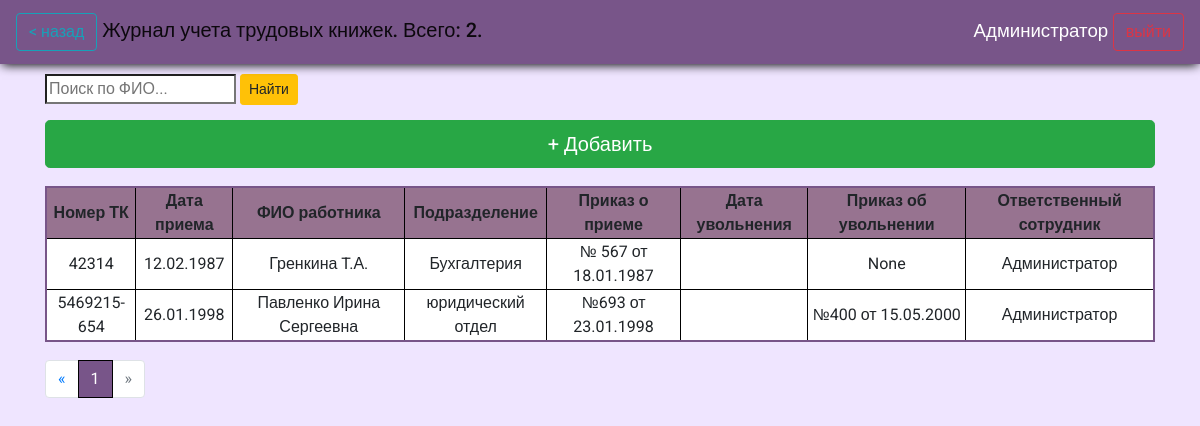
The page /journals/employment_history/ (signed in) on the database its author committed.
### reg_jounals/models.py (models this page shows)
class EmploymentHistory(models.Model):
    eh_number = models.CharField(max_length=256, help_text="Введите номер трудовой книжки", verbose_name="Номер\серия", db_index=True)
    eh_dateOfInv = models.DateField(help_text="Введите дату приема на работу", verbose_name="Дата приема на работу", db_index=True)
    eh_employer = models.CharField(max_length=256, help_text="Введите ФИО принимаемого сотрудника", verbose_name="ФИО принимаемого сотрудника", db_index=True)
    eh_pos = models.CharField(max_length=256, help_text="Введите должность", verbose_name="Должность", db_index=True)
    eh_dep = models.ForeignKey('Departments', on_delete=models.CASCADE, verbose_name="Подразделение ", default="79")
    eh_OrderInv = models.CharField(max_length=256, help_text="Введите номер приказа о приеме", verbose_name="Приказ о приеме на работу:", db_index=True)
    eh_OrderResign = models.CharField(null=True, blank=True, max_length=256, help_text="Введите номер приказа об увольнении", verbose_name="Приказ об увольнении:", db_index=True)
    eh_dateOfResign = models.DateField(null=True, blank=True, help_text="Введите дату увольнения", verbose_name="Дата увольнения", db_index=True)
    eh_res_officer = models.CharField(blank=True, editable=False,  max_length=256, help_text="Сотрудник, который внес документ в систему ", verbose_name='Ответственный сотрудник')

class Departments(models.Model):
    dep_name = models.CharField(max_length=256,  help_text="Введите название подразделения", verbose_name="Название подразделения", db_index=True)
    class Meta:
        ordering = ["dep_name"]
        verbose_name = 'Подразделение'
        verbose_name_plural = 'Подразделения'
    def __str__(self):
        doc_fullname = self.dep_name
        return doc_fullname

### reg_jounals/views.py (the view)
# urls.py: path('employment_history/', views.employment_history, name='employment_history'),
def employment_history(request):
    if request.user.is_authenticated:
        search_query = request.GET.get('eh_search','')
        if search_query:
            histories = EmploymentHistory.objects.filter(eh_employer__icontains=search_query)
            print(histories)
        else:
            histories = EmploymentHistory.objects.all()
        p_orders = Paginator(histories, page_count)
        page_number = request.GET.get('page', 1)
        page = p_orders.get_page(page_number)
        count = len(histories)
        return render(request, 'reg_jounals/employment_history.html', context={'histories':page, 'count':count})
    else:
        return render(request, 'reg_jounals/no_auth.html')

### reg_jounals/templates/reg_jounals/employment_history.html (shortened to what this page needs)
{%extends "reg_jounals/index.html" %}
{%block header%} <a class="btn btn-outline-info" href="../"> < назад</a> Журнал учета трудовых книжек. Всего: {{count}}.  {%endblock%}
{%block content%}
<form action="{% url 'employment_history' %}">
  <input type="search" name="eh_search" placeholder="Поиск по ФИО...">
  <button class="btn btn-sm btn-warning" type="submit" name="" value="Найти">Найти</button>
</form>
<a class="btn btn-success btn-lg m-bottom btn-add " href="{%url 'employment_history_add_url'%}"> + Добавить</a>
{% if histories %}
<table>
  <thead class="thead-dark">
  <tr class="tr-header">
    <th scope="col">Номер ТК</th>
    <th scope="col">Дата приема</th>
    <th scope="col">ФИО работника</th>
    <th scope="col">Подразделение</th>
    <th scope="col">Приказ о приеме</th>
    <th scope="col">Дата увольнения</th>
    <th scope="col">Приказ об увольнении</th>
    <th scope="col">Ответственный сотрудник</th>
  </tr>
  </thead>
  {%for history in histories %}
<tr onclick="return location.href = '{% url 'employment_history_upd_url' id=history.id%}' ">
    <td>{{history.eh_number}}</td>
    <td>{{history.eh_dateOfInv|date:"d.m.Y"}}</td>
    <td>{{history.eh_employer}}</td>
    <td>{{history.eh_dep}}</td>
    <td>{{history.eh_OrderInv}}</td>
    <td>{{history.eh_dateOfResign|date:"d.m.Y"}}</td>
    <td>{{history.eh_OrderResign}}</td>
    <td>{{history.eh_res_officer}}</td>
</tr>
  {%endfor%}
</table>
<nav  class="paginator" aria-label="Page navigation example">
  <ul class="pagination">
    <li class="page-item">
      <a class="page-link" href="#" aria-label="Previous">
<span aria-hidden="true">&laquo;</span>
      </a>
    </li>
{% for p in histories.paginator.page_range %}
  {% if histories.number == p%}
   <li class="page-item active"><a class="page-link" href="?page={{p}}">{{ p }}</a></li>
   {%else%}
        <li class="page-item"><a class="page-link" href="?page={{p}}">{{ p }}</a></li>
    {%endif%}
  {% endfor %}
{%if histories.has_next%}
    <li class="page-item">
      <a class="page-link" href='?page={{histories.next_page_number}}' aria-label="Next">
<span aria-hidden="true">&raquo;</span>
      </a>
    </li>
  {%else%}
  <li class="page-item disabled">
    <a class="page-link" href='#' aria-disabled='true' aria-label="Next">
      <span aria-hidden="true">&raquo;</span>
    </a>
  </li>
  {%endif%}
  </ul>
</nav>
{%else%}
<h2>Записей нет</h2>
{%endif%}
{%endblock%}

### reg_jounals/templates/reg_jounals/index.html (shortened to what this page needs)
<!DOCTYPE html>
<html lang="en">
<head>
  {%load static%}
  <link rel="stylesheet" href="{% static 'css/style.css'%}">
  <link rel="stylesheet" href="{% static 'css/VacList.css'%}">
  <link rel="stylesheet" href="https://cdn.jsdelivr.net/npm/bootstrap@4.5.3/dist/css/bootstrap.min.css">
</head>
<body>
  <header>
    <nav class="navbar navbar-light ">
    <span class="navbar-brand mb-0 h1">{%block header%}Журналы регистрации внутренней документации СУП{%endblock%}</span><span style="text-align: right; float: right;font-size: 14pt;"> {{ user.first_name }} <a class="btn btn-outline-danger" href="{% url 'logout'%}">выйти</a></span>
  </header>
<div class="container">
    {%block content%}{%endblock%}
  </div>
</body>
</html>

### reg_jounals/static/css/style.css (style rules this page uses)
* { font-family: 'Roboto', sans-serif; }
body { background: #white !important; background-color: #efe5ff !important; }
.container { margin-top: 10px; }
.btn-add { float: left; width: 100%; margin-top: 15px; }
.navbar { background-color: #785589 !important; color: white; box-shadow: 0 3px 10px -2px black; }
table { border: solid 2px #785589; background: white; border-collapse: collapse; margin: 18px auto; float: left; width: 100%; }
table th { text-align: center; }
table .tr-header { background: #977390; }
table tr th, td { border-right: solid 1px black; border-bottom: solid 1px black; cursor: pointer; text-align: center; }
table tr th:last-child, td:last-child { border-right: none; }
table tr:last-child { border-bottom: none; }
.paginator { width: 100%; float: left; }
.page-item.active .page-link { background: #785589 !important; border-color: black !important; }

### rows shown on the page
EmploymentHistory: eh_number "42314", eh_dateOfInv "12.02.1987", eh_employer "Гренкина T.А.", eh_dep "Бухгалтерия", eh_OrderInv "№ 567 от 18.01.1987", eh_OrderResign "None", eh_res_officer "Администратор"
EmploymentHistory: eh_number "5469215-654", eh_dateOfInv "26.01.1998", eh_employer "Павленко Ирина Сергеевна", eh_dep "юридический отдел", eh_OrderInv "№693 от 23.01.1998", eh_OrderResign "№400 от 15.05.2000", eh_res_officer "Администратор"

### other values the page prints
{{ count }} "2"
{{ user.first_name }} "Администратор"
{{ p }} "1"
